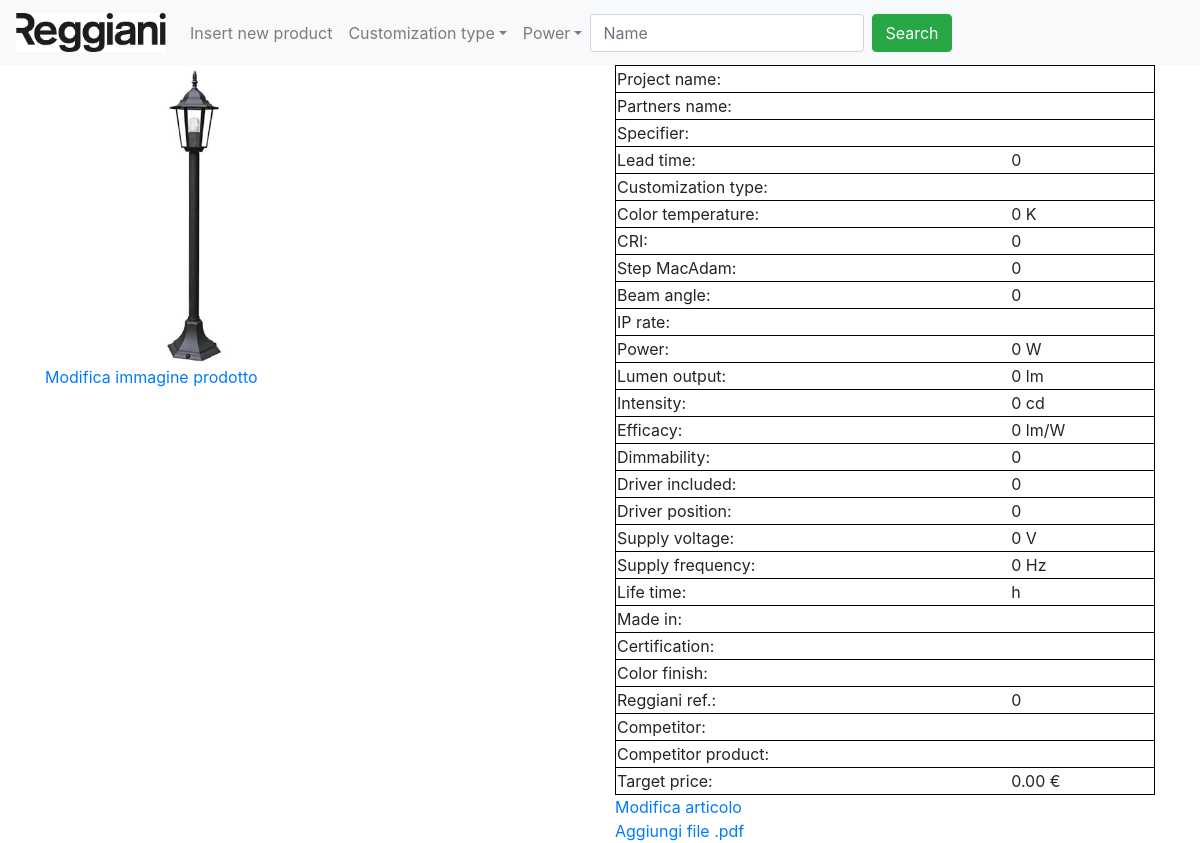
The app's page /infoProduct.php?idArticolo=4 with its own data.
### tables this page shows
CREATE TABLE `products` (
  `ID` int(11) NOT NULL,
  `img` varchar(128) NOT NULL,
  `file` varchar(128) NOT NULL,
  `projectName` varchar(32) NOT NULL,
  `idUtente` int(11) NOT NULL,
  `partnersName` varchar(32) NOT NULL,
  `Specifier` varchar(32) NOT NULL,
  `leadTime` int(11) NOT NULL,
  `customizationType` varchar(32) NOT NULL,
  `colorTemperature` int(11) NOT NULL,
  `CRI` varchar(32) NOT NULL,
  `stepMacAdam` varchar(32) NOT NULL,
  `beamAngle` varchar(32) NOT NULL,
  `ipRate` varchar(32) NOT NULL,
  `power` varchar(32) NOT NULL,
  `lumenOutput` varchar(32) NOT NULL,
  `intensity` varchar(32) NOT NULL,
  `efficacy` varchar(32) NOT NULL,
  `dimmability` tinyint(1) NOT NULL,
  `driverIncluded` tinyint(1) NOT NULL,
  `driverPosition` tinyint(1) NOT NULL,
  `supplyVoltage` varchar(32) NOT NULL,
  `supplyFrequency` varchar(32) NOT NULL,
  `lifetime` varchar(32) NOT NULL,
  `madeIn` varchar(32) NOT NULL,
  `certification` varchar(32) NOT NULL,
  `colorFinish` varchar(32) NOT NULL,
  `reggianiRef` int(11) NOT NULL,
  `competitor` varchar(32) NOT NULL,
  `competitorProduct` varchar(32) NOT NULL,
  `targetPrice` decimal(11,2) NOT NULL
);

### infoProduct.php (the view, shortened to what this page needs)
<?php
    include("connection.php");
	include("navbar.php");
?>
<html>
	<head>
		<link rel="stylesheet" type="text/css" href="style.css">
	</head>
    <body>
		<div class="container">
			<div class="row">
					<div class="col-sm-6">
		<?php
			$idArticolo = $_GET['idArticolo'];
			$sql = "SELECT * FROM products WHERE ID = ".$idArticolo;
			$result = $conn->query($sql);
            if ($result->num_rows > 0)
			$row = $result->fetch_assoc();
                echo "<img class='imgProduct' src='".$_SESSION['imgFolder'].$row["img"]."'/></br>";
				echo '<a href="modificaImg.php?idArticolo='.$idArticolo.'">Modifica immagine prodotto</a></br>';
				echo '</div>';
				echo '<div class="col-sm-6">';
				echo '<table class="tableProduct"><tr>';
				echo "<tr><td>Project name: </td><td>".$row["projectName"]."</td></tr>";
				echo "<tr><td>Partners name: </td><td>".$row["partnersName"]."</td></tr>";
				echo "<tr><td>Specifier: </td><td>".$row["Specifier"]."</td></tr>";
				echo "<tr><td>Lead time: </td><td>".$row["leadTime"]."</td></tr>";
				echo "<tr><td>Customization type: </td><td>".$row["costumizationType"]."</td></tr>";
				echo "<tr><td>Color temperature: </td><td>".$row["colorTemperature"]." K</td></tr>";
				echo "<tr><td>CRI: </td><td>".$row["CRI"]."</td></tr>";
				echo "<tr><td>Step MacAdam: </td><td>".$row["stepMacAdam"]."</td></tr>";
				echo "<tr><td>Beam angle: </td><td>".$row["beamAngle"]."</td></tr>";
				echo "<tr><td>IP rate: </td><td>".$row["ipRate"]."</td></tr>";
				echo "<tr><td>Power: </td><td>".$row["power"]." W</td></tr>";
				echo "<tr><td>Lumen output: </td><td>".$row["lumenOutput"]." lm</td></tr>";
				echo "<tr><td>Intensity: </td><td>".$row["intensity"]." cd</td></tr>";
				echo "<tr><td>Efficacy: </td><td>".$row["efficacy"]." lm/W</td></tr>";
				echo "<tr><td>Dimmability: </td><td>".$row["dimmability"]."</td></tr>";
				echo "<tr><td>Driver included: </td><td>".$row["driverIncluded"]."</td></tr>";
				echo "<tr><td>Driver position: </td><td>".$row["driverPosition"]."</td></tr>";
				echo "<tr><td>Supply voltage: </td><td>".$row["supplyVoltage"]." V</td></tr>";
				echo "<tr><td>Supply frequency: </td><td>".$row["supplyFrequency"]." Hz</td></tr>";
				echo "<tr><td>Life time: </td><td>".$row["lifetime"]." h</td></tr>";
				echo "<tr><td>Made in: </td><td>".$row["madeIn"]."</td></tr>";
				echo "<tr><td>Certification: </td><td>".$row["certification"]."</td></tr>";
				echo "<tr><td>Color finish: </td><td>".$row["colorFinish"]."</td></tr>";
				echo "<tr><td>Reggiani ref.: </td><td>".$row["reggianiRef"]."</td></tr>";
				echo "<tr><td>Competitor: </td><td>".$row["competitor"]."</td></tr>";
				echo "<tr><td>Competitor product: </td><td>".$row["competitorProduct"]."</td></tr>";
				echo "<tr><td>Target price: </td><td>".$row["targetPrice"]." €</td></tr>";
                echo '</table>';
				echo '<a href="modifica.php?idArticolo='.$idArticolo.'">Modifica articolo</a></br>';
				if($row["file"] == null){
					echo '<a href="addFile.php?idArticolo='.$idArticolo.'">Aggiungi file .pdf</a>';
				}else{
					echo '<a href="addFile.php?idArticolo='.$idArticolo.'">Modifica file .pdf</a>';
				}
        ?>
				</div>
            </div>
       </div>
    </body>
</html>

### style.css (style rules this page uses)
.imgProduct { width: 300px; height: auto; }
.tableProduct, tr { width: 100%; border: 1px solid black; }

### records on screen
products: img (picture), leadTime "0", colorTemperature "0", CRI "0", stepMacAdam "0", beamAngle "0", power "0", lumenOutput "0", intensity "0", efficacy "0", dimmability "0", driverIncluded "0", driverPosition "0", supplyVoltage "0", supplyFrequency "0", reggianiRef "0", targetPrice "0.00"
